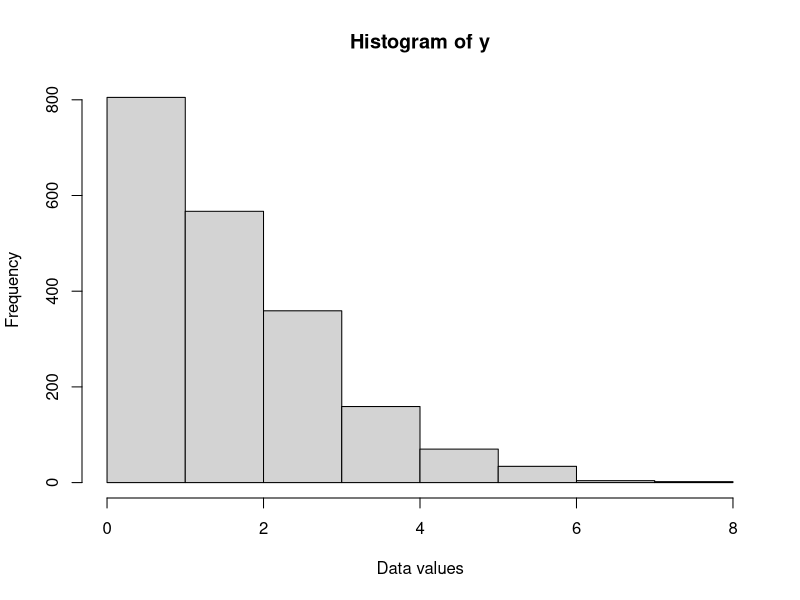
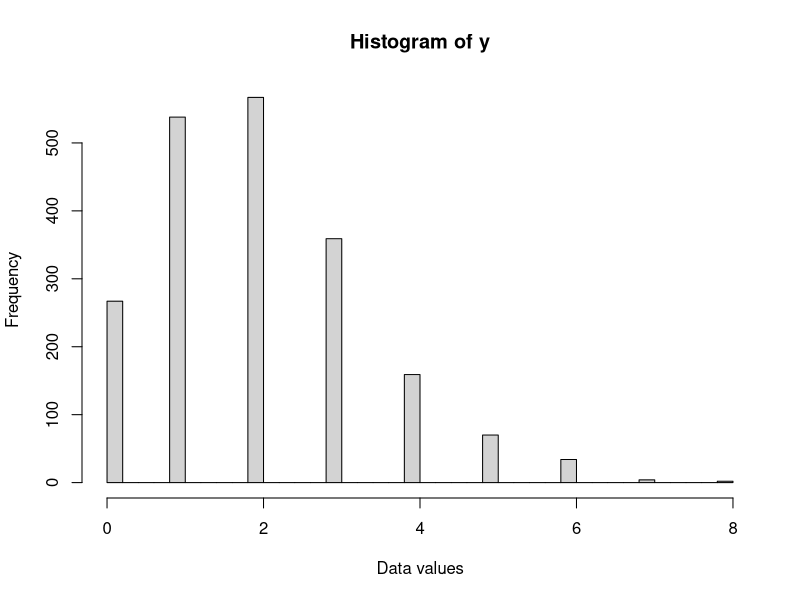

The R script that drew these images, in order:
## ---- chunk 1
set.seed(123)
randomNumber <- rnorm(1)
randomNumber
## ---- chunk 2
randomNumber
## ---- chunk 3
set.seed(123)
# Generate 2000 random samples
lambda <- 2
y <- rpois(2000, lambda)

# Compute empirical mean and variance
y_mean <- mean(y)
y_var <- var(y)

# Theoretical mean and variance of a Poisson distribution
theoretical_mean <- 2
theoretical_variance <- 2

# Compare
print(paste("Empirical mean: ", y_mean))
print(paste("Theoretical mean: ", theoretical_mean))

print(paste("Empirical variance: ", y_var))
print(paste("Theoretical variance: ", theoretical_variance))
## ---- chunk 4
results <- tibble::tibble(
  Measure = c("Mean", "Variance"),
  sample = c(y_mean, y_var),
  Theoretical = c(theoretical_mean, theoretical_variance)
) |> 
  dplyr::mutate("Absolute difference" = abs(Theoretical - sample)) |> 
  dplyr::rename("Sample estimate" = sample)

results |> 
  kableExtra::kbl(
    digits = 3,
    caption = paste0("Difference between the theoretical and observed values for lambda = ", lambda, ".")
  ) |> 
  kableExtra::kable_styling(
    position = "left",
    full_width = F
  )
## ---- chunk 5
hist(y, breaks = 10, xlab = "Data values", ylab = "Frequency")
## ---- chunk 6
hist(y, breaks = 50, xlab = "Data values", ylab = "Frequency")
